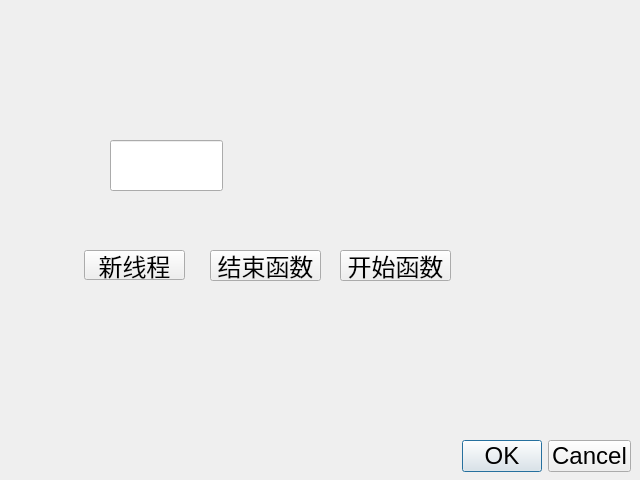
<?xml version="1.0" encoding="UTF-8"?>
<ui version="4.0">
 <class>dialog_thread1</class>
 <widget class="QDialog" name="dialog_thread1">
  <property name="geometry">
   <rect>
    <x>0</x>
    <y>0</y>
    <width>640</width>
    <height>480</height>
   </rect>
  </property>
  <property name="font">
   <font>
    <pointsize>18</pointsize>
   </font>
  </property>
  <property name="windowTitle">
   <string>Dialog</string>
  </property>
  <widget class="QDialogButtonBox" name="buttonBox">
   <property name="geometry">
    <rect>
     <x>10</x>
     <y>440</y>
     <width>621</width>
     <height>32</height>
    </rect>
   </property>
   <property name="font">
    <font>
     <pointsize>18</pointsize>
    </font>
   </property>
   <property name="orientation">
    <enum>Qt::Horizontal</enum>
   </property>
   <property name="standardButtons">
    <set>QDialogButtonBox::Cancel|QDialogButtonBox::Ok</set>
   </property>
  </widget>
  <widget class="QLineEdit" name="lineEdit">
   <property name="geometry">
    <rect>
     <x>110</x>
     <y>140</y>
     <width>113</width>
     <height>51</height>
    </rect>
   </property>
   <property name="font">
    <font>
     <pointsize>18</pointsize>
    </font>
   </property>
  </widget>
  <widget class="QPushButton" name="Button_thread">
   <property name="geometry">
    <rect>
     <x>84</x>
     <y>250</y>
     <width>101</width>
     <height>30</height>
    </rect>
   </property>
   <property name="sizePolicy">
    <sizepolicy hsizetype="Minimum" vsizetype="Preferred">
     <horstretch>0</horstretch>
     <verstretch>20</verstretch>
    </sizepolicy>
   </property>
   <property name="text">
    <string>新线程</string>
   </property>
  </widget>
  <widget class="QPushButton" name="Button_end">
   <property name="geometry">
    <rect>
     <x>210</x>
     <y>250</y>
     <width>111</width>
     <height>31</height>
    </rect>
   </property>
   <property name="text">
    <string>结束函数</string>
   </property>
  </widget>
  <widget class="QPushButton" name="pushButton">
   <property name="geometry">
    <rect>
     <x>340</x>
     <y>250</y>
     <width>111</width>
     <height>31</height>
    </rect>
   </property>
   <property name="text">
    <string>开始函数</string>
   </property>
  </widget>
 </widget>
 <resources/>
 <connections>
  <connection>
   <sender>buttonBox</sender>
   <signal>accepted()</signal>
   <receiver>dialog_thread1</receiver>
   <slot>accept()</slot>
   <hints>
    <hint type="sourcelabel">
     <x>248</x>
     <y>254</y>
    </hint>
    <hint type="destinationlabel">
     <x>157</x>
     <y>274</y>
    </hint>
   </hints>
  </connection>
  <connection>
   <sender>buttonBox</sender>
   <signal>rejected()</signal>
   <receiver>dialog_thread1</receiver>
   <slot>reject()</slot>
   <hints>
    <hint type="sourcelabel">
     <x>316</x>
     <y>260</y>
    </hint>
    <hint type="destinationlabel">
     <x>286</x>
     <y>274</y>
    </hint>
   </hints>
  </connection>
 </connections>
</ui>
